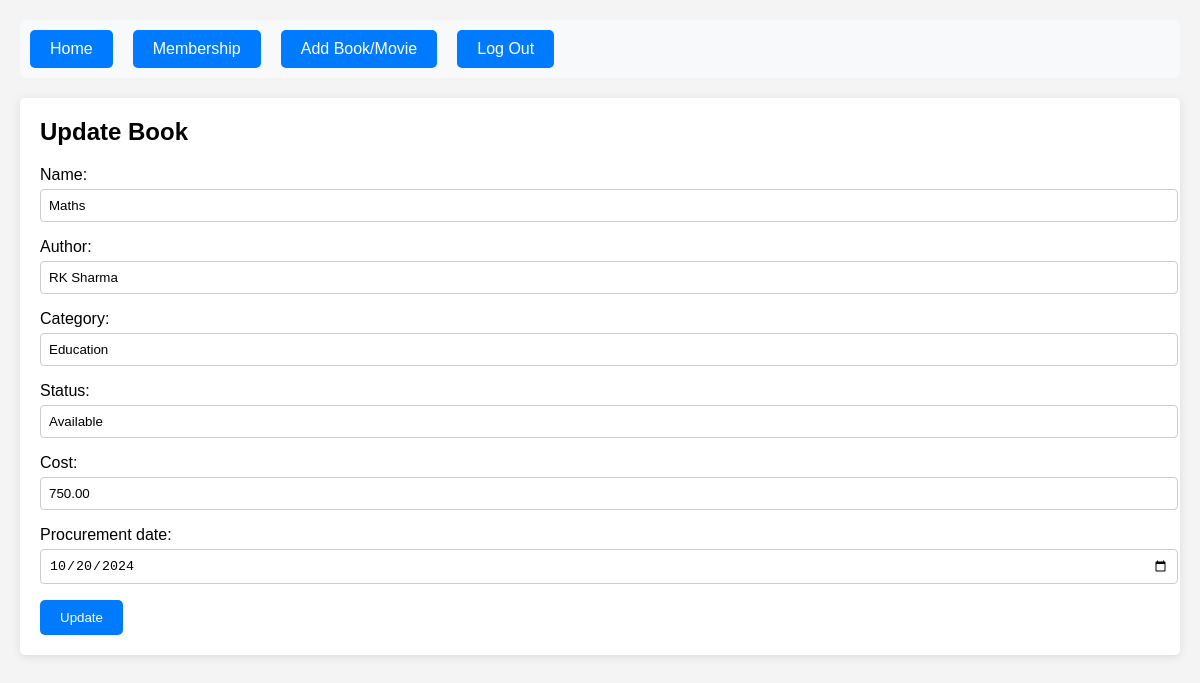
Page /update_book/1002/ on the committed database.
### LearningManagementSystem/models.py (models this page shows, shortened)
class Book(models.Model):
    BookID = models.PositiveIntegerField(primary_key=True)  # Use PositiveIntegerField for custom ID
    name = models.CharField(max_length=255)
    author = models.CharField(max_length=255)
    category = models.CharField(max_length=100)
    status = models.CharField(max_length=50)
    cost = models.DecimalField(max_digits=10, decimal_places=2)
    procurement_date = models.DateField()

### LearningManagementSystem/views.py (the view)
# urls.py: path('update_book/<int:book_id>/', update_book, name='update_book'),
def update_book(request, book_id):
    book = get_object_or_404(Book, BookID=book_id)  # Use BookID here
    form = BookForm(request.POST or None, instance=book)
    if form.is_valid():
        form.save()
        return redirect('admin_home')  # Redirect to the list page after update
    return render(request, 'update_book.html', {'form': form})

### LearningManagementSystem/forms.py
class BookForm(forms.ModelForm):
    class Meta:
        model = Book
        fields = ['name', 'author', 'category', 'status', 'cost', 'procurement_date']
        exclude = ['BookID']
        widgets = {
            'procurement_date': forms.DateInput(attrs={'type': 'date'}),
        }

### LearningManagementSystem/templates/update_book.html (shortened to what this page needs)
<!DOCTYPE html>
<html lang="en">
<head>
</head>
<body>
    <nav>
        <ul>
            <li><a class="button" href="{% url 'admin_home' %}">Home</a></li>
            <li><a class="button" href="{% url 'add_membership' %}">Membership</a></li>
            <li><a class="button" href="{% url 'add_book' %}">Add Book/Movie</a></li>
            <li><a class="button" href="{% url 'logout' %}">Log Out</a></li>
        </ul>
    </nav>
    <div class="form-section">
        <h2>Update Book</h2>
        <form method="POST">
            {{ form.as_p }}
            <button type="submit" class="button">Update</button>
        </form>
    </div>
</body>
</html>

### LearningManagementSystem/templates/update_book.html (style rules this page uses)
body { font-family: Arial, sans-serif; background-color: #f4f4f4; margin: 0; padding: 20px; }
nav { background-color: #f8f9fa; padding: 10px; border-radius: 5px; margin-bottom: 20px; }
nav ul { list-style: none; padding: 0; margin: 0; display: flex; flex-wrap: nowrap; }
nav li { margin-right: 20px; }
nav li:last-child { margin-right: 0; }
.button { display: inline-block; padding: 10px 20px; background-color: #007bff; color: white; border: none; border-radius: 5px; text-decoration: none; }
.form-section { margin-top: 20px; background-color: #ffffff; padding: 20px; border-radius: 5px; box-shadow: 0 2px 10px rgba(0, 0, 0, 0.1); }
.form-section h2 { margin-top: 0; }
label { display: block; margin-bottom: 5px; }
input[type="text"], input[type="number"], input[type="date"], select { width: 100%; padding: 8px; border: 1px solid #ccc; border-radius: 4px; }

### rows in the picture
Book: name "Maths", author "RK Sharma", category "Education", status "Available", cost "750.00", procurement_date "10/20/2024"
